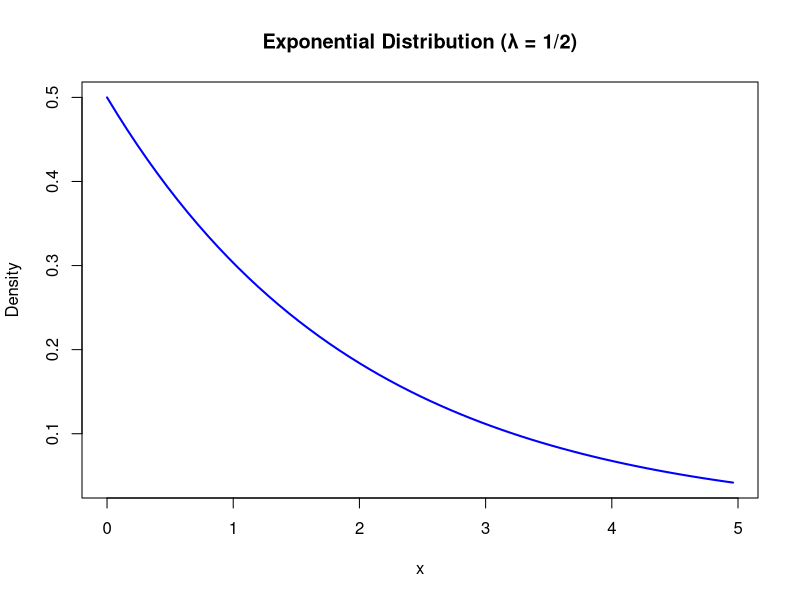
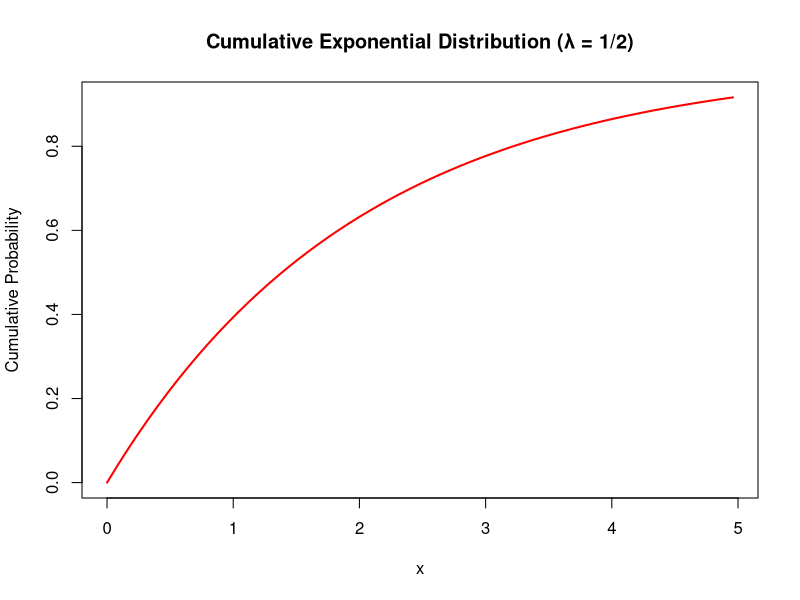
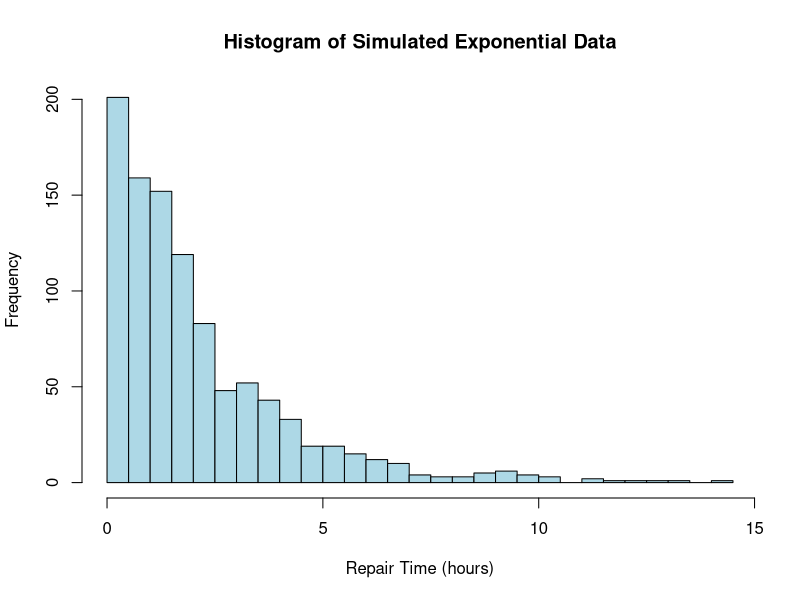

Reproduce these figures in R, in order.
#Ass5:

#Q1:
#a:
#limits from 0 to 60
a=0
b=60
P_more_than_45=1 - punif(45, min = a, max = b)
P_between_20_30=punif(30, min = a, max = b) - punif(20, min = a, max = b)
cat("Probability that waiting time is more than 45 minutes:", P_more_than_45, "\n")
#b:
cat("Probability that waiting time lies between 20 and 30 minutes:", P_between_20_30,"\n")

#Q2:
#exponential distribution..probab distrib fnc- lam*e^(-lam*x)
#continuous mai particular value mai 0 aana chahiye but R gives a value instead
#a:
lambda=1/2
density_at_x=dexp(3,rate=lambda)
cat("The value of the density function at x = 3 is:", density_at_x, "\n")

#b:
x=seq(0,5,by=0.08)
px=dexp(x,rate=lambda)
plot(x, px, type = "l", col = "blue", main = "Exponential Distribution (λ = 1/2)",ylab = "Density", xlab = "x", lwd = 2)

#c:
prob_at_most_3=pexp(3, rate = lambda)
cat("The probability that the repair time takes at most 3 hours is:", prob_at_most_3, "\n")

#d:
cp=pexp(x, rate = lambda)
plot(x, cp, type = "l", col = "red", main = "Cumulative Exponential Distribution (λ = 1/2)",ylab = "Cumulative Probability", xlab = "x", lwd = 2)

#e:
simulated_data=rexp(1000, rate = lambda)
hist(simulated_data, breaks = 30, col = "lightblue", main = "Histogram of Simulated Exponential Data",xlab = "Repair Time (hours)", ylab = "Frequency")


#Q3:gamma distribution
alpha=2   #shape parameter
beta=1/3  #scale parameter
new_rate=1/beta
#a:
#(i)
P_3_units=dgamma(3,shape=alpha,rate=new_rate)
cat("The probability that the lifetime is exactly 3 units of time is:", P_3_units, "\n")
#(ii)
P_atleast_1_unit=pgamma(1,shape=alpha,rate=new_rate)
cat("The probability that the lifetime is at least 1 unit of time is:", P_atleast_1_unit, "\n")
#b:
#for what value of c is given cnd satisfied-> use q gamma
c_value=qgamma(0.70, shape = alpha, rate = new_rate)
cat("The value of c such that P(X ≤ c) ≥ 0.70 is:", c_value, "\n")